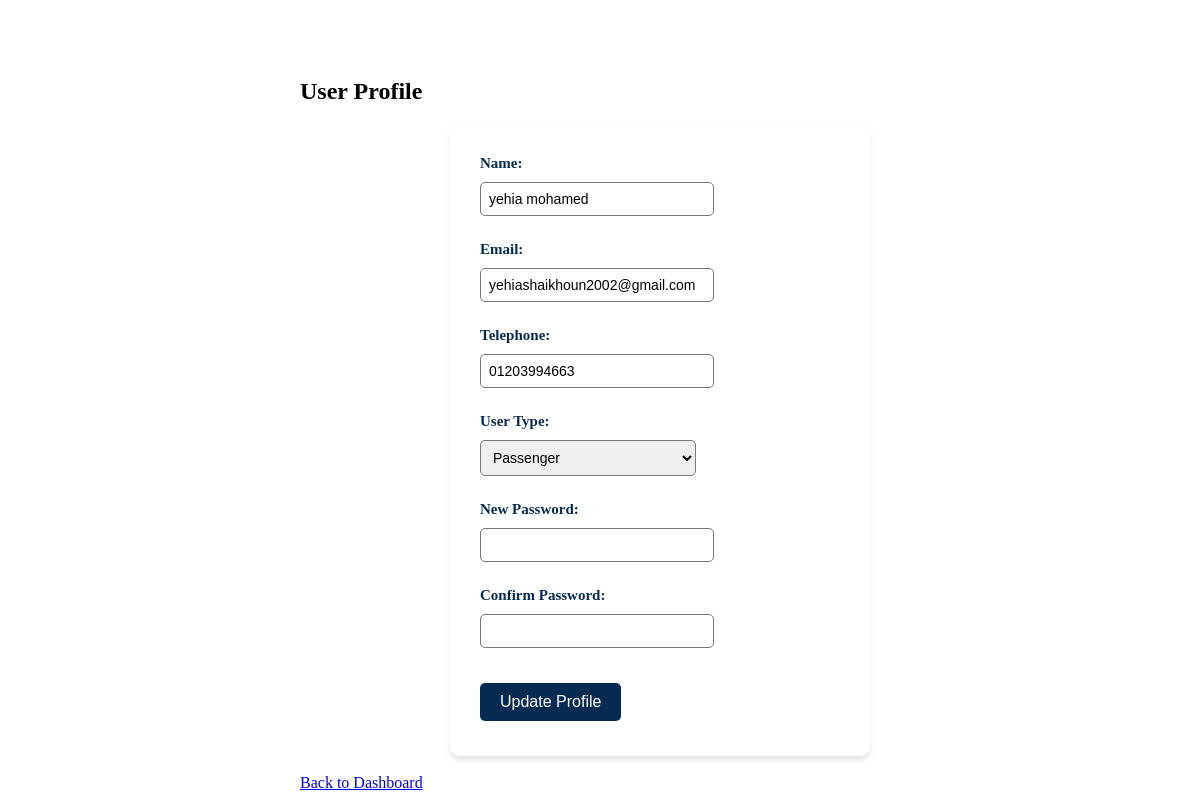
The page /php/controllers/profile.php (signed in) on the database its author committed.
### tables this page shows
CREATE TABLE `users` (
  `user_id` int(11) NOT NULL,
  `name` varchar(255) NOT NULL,
  `email` varchar(255) NOT NULL,
  `password` varchar(255) NOT NULL,
  `telephone` varchar(20) DEFAULT NULL,
  `user_type` enum('Company','Passenger') NOT NULL,
  `account_balance` decimal(10,2) DEFAULT 0.00
);

### php/controllers/profile.php (the view, shortened to what this page needs)
<?php
require_once '../config/db_config.php';
$name = $email = $telephone = $user_type = "";
$errors = [];
if ($_SERVER["REQUEST_METHOD"] == "POST") {
    $name = sanitize_input($_POST['name'] ?? '');
    $email = sanitize_input($_POST['email'] ?? '');
    $telephone = sanitize_input($_POST['telephone'] ?? '');
    $user_type = sanitize_input($_POST['user_type'] ?? '');
    $password = $_POST['password'] ?? '';
    $confirm_password = $_POST['confirm_password'] ?? '';
    if (empty($name)) {
        $errors[] = "Name is required.";
    }
    if (empty($email)) {
        $errors[] = "Email is required.";
    } elseif (!filter_var($email, FILTER_VALIDATE_EMAIL)) {
        $errors[] = "Invalid email format.";
    }
    if (!empty($password)) {
        if (strlen($password) < 6) {
            $errors[] = "Password must be at least 6 characters.";
        }
        if ($password !== $confirm_password) {
            $errors[] = "Passwords do not match.";
        }
    }
    if (empty($user_type) || !in_array($user_type, ['Company', 'Passenger'])) {
        $errors[] = "Invalid user type selected.";
    }
    if (empty($errors)) {
        $checkEmailSql = "SELECT user_id FROM users WHERE email = ? AND user_id != ?";
        if ($stmt = $conn->prepare($checkEmailSql)) {
            $stmt->bind_param("si", $email, $_SESSION['user_id']);
            $stmt->execute();
            $stmt->store_result();
            if ($stmt->num_rows > 0) {
                $errors[] = "Email is already in use by another account.";
            }
            $stmt->close();
        } else {
            $errors[] = "Database error: Unable to prepare statement.";
        }
        if (empty($errors)) {
            if (!empty($password)) {
                $hashed_password = password_hash($password, PASSWORD_DEFAULT);
                $updateSql = "UPDATE users SET name = ?, email = ?, password = ?, telephone = ?, user_type = ? WHERE user_id = ?";
            } else {
                $updateSql = "UPDATE users SET name = ?, email = ?, telephone = ?, user_type = ? WHERE user_id = ?";
            }
            if ($stmt = $conn->prepare($updateSql)) {
                if (!empty($password)) {
                    $stmt->bind_param("sssssi", $name, $email, $hashed_password, $telephone, $user_type, $_SESSION['user_id']);
                } else {
                    $stmt->bind_param("ssssi", $name, $email, $telephone, $user_type, $_SESSION['user_id']);
                }
                if ($stmt->execute()) {
                    $success = "Profile updated successfully.";
                    $_SESSION['name'] = $name;
                    $_SESSION['email'] = $email;
                    $_SESSION['user_type'] = $user_type;
                } else {
                    $errors[] = "Failed to update profile. Please try again.";
                }
                $stmt->close();
            } else {
                $errors[] = "Database error: Unable to prepare statement.";
            }
        }
    }
} else {
    $fetchSql = "SELECT name, email, telephone, user_type FROM users WHERE user_id = ?";
    if ($stmt = $conn->prepare($fetchSql)) {
        $stmt->bind_param("i", $_SESSION['user_id']);
        $stmt->execute();
        $stmt->bind_result($name, $email, $telephone, $user_type);
    } else {
        $errors[] = "Database error: Unable to prepare statement.";
    }
}
?>
<!DOCTYPE html>
<html lang="en">
<head>
    <link rel="stylesheet" href="../../css/Registration.css">
</head>
<body>
    <div class="container">
        <h2>User Profile</h2>
        <form method="POST" action="">
            <label for="name">Name:</label>
            <input type="text" name="name" id="name" value="<?php echo htmlspecialchars($name); ?>" required><br>
            <label for="email">Email:</label>
            <input type="email" name="email" id="email" value="<?php echo htmlspecialchars($email); ?>" required><br>
            <label for="telephone">Telephone:</label>
            <input type="text" name="telephone" id="telephone" value="<?php echo htmlspecialchars($telephone); ?>"><br>
            <label for="user_type">User Type:</label>
            <select name="user_type" id="user_type" required>
                <option value="Passenger" <?php if ($user_type == 'Passenger') echo 'selected'; ?>>Passenger</option>
            </select><br>
            <label for="password">New Password:</label>
            <input type="password" name="password" id="password"><br>
            <label for="confirm_password">Confirm Password:</label>
            <input type="password" name="confirm_password" id="confirm_password"><br>
            <input type="submit" value="Update Profile">
        </form>
        <br>
        <a href="../../html/dashboard.html">Back to Dashboard</a>
    </div>
</body>
</html>

### css/Registration.css (style rules this page uses)
body { font-family: Georgia, 'Times New Roman', Times, serif; margin: 0; padding: 0; background-image: url("../airplane.png"); background-size: cover; background-position: center; display: flex; justify-content: flex-start; align-items: center; height: 100vh; }
form { margin-left: 150px; background: #ffffff; padding: 20px 30px; border-radius: 10px; box-shadow: 0 4px 6px rgba(0, 0, 0, 0.1); width: 360px; }
label { display: block; margin-top: 10px; color: #052b53; font-weight: 900; font-size: 15px; }
input,select { width: 95%; padding: 10px; margin-top: 5px; margin-bottom: 15px; border: 1px solid #777777; border-radius: 5px; font-size: 14px; margin-left: 0px; }
input[type="submit"] { background-color: #052b53; color: white; border: none; padding: 10px; font-size: 16px; border-radius: 5px; cursor: pointer; transition: background-color 0.3s ease; }

### php/controllers/profile.php (style rules this page uses)
.container { width: 50%; margin: auto; padding-top: 50px; }
label { display: inline-block; width: 150px; margin-top: 10px; }
input, select { width: 60%; padding: 8px; margin-top: 10px; }
input[type="submit"] { width: auto; padding: 10px 20px; margin-top: 20px; }

### rows shown on the page
users: name "yehia mohamed", email "yehiashaikhoun2002@gmail.com", telephone "01203994663", user_type "Passenger"
